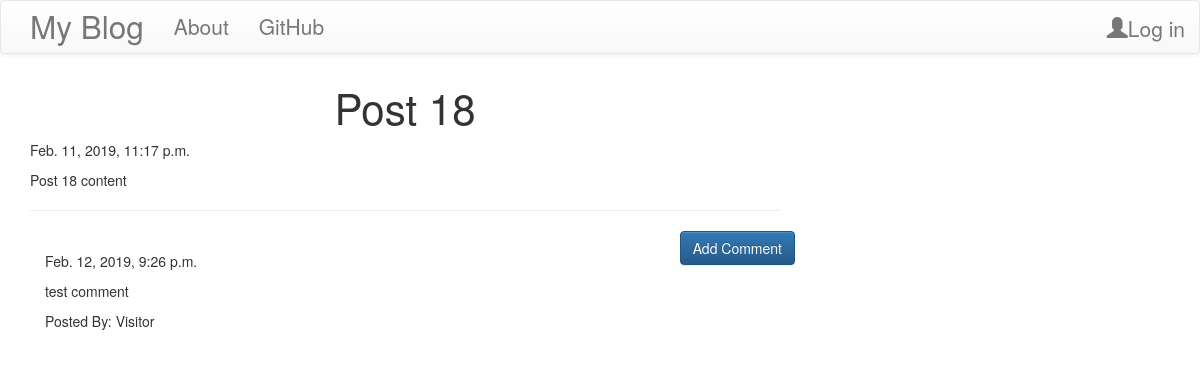
/post/15, run on the app's committed database.
### blog/models.py (models this page shows, shortened)
class Post(models.Model):
    author = models.ForeignKey('auth.User')
    title = models.CharField(max_length=200)
    text = models.TextField()
    create_date = models.DateTimeField(default=timezone.now)
    published_date = models.DateTimeField(blank=True, null=True)
    updated_date = models.DateTimeField(default=timezone.now)

class Comment(models.Model):
    post = models.ForeignKey('blog.Post', related_name='comments')
    author = models.CharField(max_length=50)
    text = models.TextField()
    create_date = models.DateTimeField(default=timezone.now)
    approved_comment = models.BooleanField(default=False)

### blog/views.py (the view)
# urls.py: url(r'^post/(?P<pk>\d+)$', views.PostDetailView.as_view(), name='post_detail'),
class PostDetailView(DetailView):
    model = Post

### blog/templates/blog/post_detail.html (shortened to what this page needs)
{% extends "blog/base.html" %}
{% block content %}
  <h1 class="posttitle loader">{{post.title}}</h1>
  {% if post.published_date %}
    <div class="date postdate">
      {{post.published_date}}
    </div>
   {% else %}
     <a class="btn btn-default" href="{% url 'post_publish' pk=post.pk %}">Publish</a>
   {% endif %}
   <p class='postcontent'>{{post.text|safe|linebreaksbr}}</p>
   <hr>
   <a class='btn btn-primary btn-comment' href="{% url 'add_comment_to_post' pk=post.pk %}">Add Comment</a>
   <div class="container">
     {% for comment in post.comments.all %}
     <br>
        {% if user.is_authenticated or comment.approved_comment %}
          {{comment.create_date}}
	         <p>{{comment.text|safe|linebreaks}}</p>
	         <p>Posted By: {{comment.author }}</p>
	     {% endif %}
	     {% empty %}
	     <p>No Comments</p>
     {% endfor %}
   </div>
{% endblock %}

### blog/static/css/blog.css (style rules this page uses)
.postdate { text-aligh: center; }
.posttitle { font_family: 'Russo One', sans-serif; font-size: 3em; text-align: center; }
.postcontent { font-family: 'Montserrat'; font-size: 1.5em; }
.btn-comment { position: absolute; right: 0px; }
.loader { filter:hue-rotate(0deg); color:linear-gradient(45deg,#0f8,#08f); animation:hue 10000ms infinite linear; }

### data on the page
Post: title "Post 18", published_date "Feb. 11, 2019, 11:17 p.m.", text "Post 18 content"
Comment: create_date "Feb. 12, 2019, 9:26 p.m.", text "test comment", author "Visitor"
